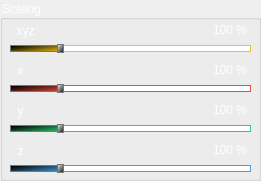
     <widget class="QGroupBox" name="scaleBox">
      <property name="geometry">
       <rect>
        <x>10</x>
        <y>290</y>
        <width>261</width>
        <height>181</height>
       </rect>
      </property>
      <property name="styleSheet">
       <string notr="true">color: rgb(255, 255, 255);
font: 100 italic 15pt &quot;Gill Sans&quot;;</string>
      </property>
      <property name="title">
       <string>Scaling</string>
      </property>
      <property name="alignment">
       <set>Qt::AlignLeading|Qt::AlignLeft|Qt::AlignVCenter</set>
      </property>
      <property name="flat">
       <bool>false</bool>
      </property>
      <property name="checkable">
       <bool>false</bool>
      </property>
      <widget class="QLabel" name="xs">
       <property name="geometry">
        <rect>
         <x>10</x>
         <y>60</y>
         <width>21</width>
         <height>21</height>
        </rect>
       </property>
       <property name="styleSheet">
        <string notr="true">color: rgb(255, 255, 255);
font: 100 italic 15pt &quot;Gill Sans&quot;;
background-color: none;</string>
       </property>
       <property name="text">
        <string>x</string>
       </property>
       <property name="alignment">
        <set>Qt::AlignCenter</set>
       </property>
      </widget>
      <widget class="QLabel" name="ys">
       <property name="geometry">
        <rect>
         <x>10</x>
         <y>100</y>
         <width>21</width>
         <height>21</height>
        </rect>
       </property>
       <property name="styleSheet">
        <string notr="true">color: rgb(255, 255, 255);
font: 100 italic 15pt &quot;Gill Sans&quot;;
background-color: none;</string>
       </property>
       <property name="text">
        <string>y</string>
       </property>
       <property name="alignment">
        <set>Qt::AlignCenter</set>
       </property>
      </widget>
      <widget class="QLabel" name="zs">
       <property name="geometry">
        <rect>
         <x>10</x>
         <y>140</y>
         <width>21</width>
         <height>21</height>
        </rect>
       </property>
       <property name="styleSheet">
        <string notr="true">color: rgb(255, 255, 255);
font: 100 italic 15pt &quot;Gill Sans&quot;;
background-color: none;</string>
       </property>
       <property name="text">
        <string>z</string>
       </property>
       <property name="alignment">
        <set>Qt::AlignCenter</set>
       </property>
      </widget>
      <widget class="QLineEdit" name="xScaleText">
       <property name="geometry">
        <rect>
         <x>210</x>
         <y>60</y>
         <width>41</width>
         <height>20</height>
        </rect>
       </property>
       <property name="styleSheet">
        <string notr="true">color: rgb(255, 255, 255);
border: none;
font: 100 italic 15pt &quot;Gill Sans&quot;;
background-color: rgba(64, 64, 64, 0);</string>
       </property>
       <property name="text">
        <string>100 %</string>
       </property>
       <property name="alignment">
        <set>Qt::AlignRight|Qt::AlignTrailing|Qt::AlignVCenter</set>
       </property>
      </widget>
      <widget class="QLineEdit" name="yScaleText">
       <property name="geometry">
        <rect>
         <x>210</x>
         <y>100</y>
         <width>41</width>
         <height>20</height>
        </rect>
       </property>
       <property name="styleSheet">
        <string notr="true">color: rgb(255, 255, 255);
border: none;
font: 100 italic 15pt &quot;Gill Sans&quot;;
background-color: rgba(64, 64, 64, 0);</string>
       </property>
       <property name="text">
        <string>100 %</string>
       </property>
       <property name="alignment">
        <set>Qt::AlignRight|Qt::AlignTrailing|Qt::AlignVCenter</set>
       </property>
      </widget>
      <widget class="QLineEdit" name="zScaleText">
       <property name="geometry">
        <rect>
         <x>210</x>
         <y>140</y>
         <width>41</width>
         <height>20</height>
        </rect>
       </property>
       <property name="styleSheet">
        <string notr="true">color: rgb(255, 255, 255);
border: none;
font: 100 italic 15pt &quot;Gill Sans&quot;;
background-color: rgba(64, 64, 64, 0);</string>
       </property>
       <property name="text">
        <string>100 %</string>
       </property>
       <property name="alignment">
        <set>Qt::AlignRight|Qt::AlignTrailing|Qt::AlignVCenter</set>
       </property>
      </widget>
      <widget class="QSlider" name="yScaleSlider">
       <property name="geometry">
        <rect>
         <x>10</x>
         <y>120</y>
         <width>241</width>
         <height>16</height>
        </rect>
       </property>
       <property name="styleSheet">
        <string notr="true">QSlider::groove:horizontal 
{
border: 1px solid #2ecc71;
background: none;
height: 5px;
border-radius: 5px;
}

QSlider::sub-page:horizontal 
{
background: qlineargradient(x1: 0, y1: 0,    x2: 0, y2: 1, stop: 0 #000, stop: 1 #2ecc71);
background: qlineargradient(x1: 0, y1: 0.2, x2: 1, y2: 1, stop: 0 #000, stop: 1 #2ecc71);
border: 1px solid #777;
height: 20px;
border-radius: 4px;
}

QSlider::add-page:horizontal 
{
background: #fff;
border: 1px solid #2ecc71;
height: 12px;
border-radius: 4px;
}

QSlider::handle:horizontal 
{
background: qlineargradient(x1:0, y1:0, x2:1, y2:1, stop:0 #fff, stop:1 #000);
border: 1px solid #777;
width: 5px;
margin-top: -2px;
margin-bottom: -2px;
border-radius: 4px;
}

QSlider::handle:horizontal:hover
{
background: qlineargradient(x1:0, y1:0, x2:1, y2:1, stop:0 #fff, stop:1 #000);
border: 1px solid #2ecc71;
border-radius: 4px;
}

QSlider::sub-page:horizontal:disabled 
{
background: #bbb;
border-color: #999;
}

QSlider::add-page:horizontal:disabled 
{
background: #eee;
border-color: #999;
}

QSlider::handle:horizontal:disabled 
{
background: #eee;
border: 1px solid #e74c3c;
border-radius: 4px;
}</string>
       </property>
       <property name="minimum">
        <number>1</number>
       </property>
       <property name="maximum">
        <number>500</number>
       </property>
       <property name="pageStep">
        <number>1</number>
       </property>
       <property name="value">
        <number>100</number>
       </property>
       <property name="sliderPosition">
        <number>100</number>
       </property>
       <property name="orientation">
        <enum>Qt::Horizontal</enum>
       </property>
       <property name="invertedAppearance">
        <bool>false</bool>
       </property>
       <property name="invertedControls">
        <bool>false</bool>
       </property>
       <property name="tickPosition">
        <enum>QSlider::TicksBothSides</enum>
       </property>
      </widget>
      <widget class="QSlider" name="zScaleSlider">
       <property name="geometry">
        <rect>
         <x>10</x>
         <y>160</y>
         <width>241</width>
         <height>16</height>
        </rect>
       </property>
       <property name="styleSheet">
        <string notr="true">QSlider::groove:horizontal 
{
border: 1px solid #44a0de;
background: none;
height: 5px;
border-radius: 5px;
}

QSlider::sub-page:horizontal 
{
background: qlineargradient(x1: 0, y1: 0,    x2: 0, y2: 1, stop: 0 #000, stop: 1 #44a0de);
background: qlineargradient(x1: 0, y1: 0.2, x2: 1, y2: 1, stop: 0 #000, stop: 1 #44a0de);
border: 1px solid #777;
height: 20px;
border-radius: 4px;
}

QSlider::add-page:horizontal 
{
background: #fff;
border: 1px solid #44a0de;
height: 12px;
border-radius: 4px;
}

QSlider::handle:horizontal 
{
background: qlineargradient(x1:0, y1:0, x2:1, y2:1, stop:0 #fff, stop:1 #000);
border: 1px solid #777;
width: 5px;
margin-top: -2px;
margin-bottom: -2px;
border-radius: 4px;
}

QSlider::handle:horizontal:hover
{
background: qlineargradient(x1:0, y1:0, x2:1, y2:1, stop:0 #fff, stop:1 #000);
border: 1px solid #44a0de;
border-radius: 4px;
}

QSlider::sub-page:horizontal:disabled 
{
background: #bbb;
border-color: #999;
}

QSlider::add-page:horizontal:disabled 
{
background: #eee;
border-color: #999;
}

QSlider::handle:horizontal:disabled 
{
background: #eee;
border: 1px solid #e74c3c;
border-radius: 4px;
}</string>
       </property>
       <property name="minimum">
        <number>1</number>
       </property>
       <property name="maximum">
        <number>500</number>
       </property>
       <property name="pageStep">
        <number>1</number>
       </property>
       <property name="value">
        <number>100</number>
       </property>
       <property name="sliderPosition">
        <number>100</number>
       </property>
       <property name="orientation">
        <enum>Qt::Horizontal</enum>
       </property>
       <property name="invertedAppearance">
        <bool>false</bool>
       </property>
       <property name="invertedControls">
        <bool>false</bool>
       </property>
       <property name="tickPosition">
        <enum>QSlider::TicksBothSides</enum>
       </property>
      </widget>
      <widget class="QSlider" name="xScaleSlider">
       <property name="geometry">
        <rect>
         <x>10</x>
         <y>80</y>
         <width>241</width>
         <height>16</height>
        </rect>
       </property>
       <property name="styleSheet">
        <string notr="true">QSlider::groove:horizontal 
{
border: 1px solid #e74c3c;
background: none;
height: 5px;
border-radius: 5px;
}

QSlider::sub-page:horizontal 
{
background: qlineargradient(x1: 0, y1: 0,    x2: 0, y2: 1, stop: 0 #000, stop: 1 #e74c3c);
background: qlineargradient(x1: 0, y1: 0.2, x2: 1, y2: 1, stop: 0 #000, stop: 1 #e74c3c);
border: 1px solid #777;
height: 20px;
border-radius: 4px;
}

QSlider::add-page:horizontal 
{
background: #fff;
border: 1px solid #e74c3c;
height: 12px;
border-radius: 4px;
}

QSlider::handle:horizontal 
{
background: qlineargradient(x1:0, y1:0, x2:1, y2:1, stop:0 #fff, stop:1 #000);
border: 1px solid #777;
width: 5px;
margin-top: -2px;
margin-bottom: -2px;
border-radius: 4px;
}

QSlider::handle:horizontal:hover
{
background: qlineargradient(x1:0, y1:0, x2:1, y2:1, stop:0 #fff, stop:1 #000);
border: 1px solid #e74c3c;
border-radius: 4px;
}

QSlider::sub-page:horizontal:disabled 
{
background: #bbb;
border-color: #999;
}

QSlider::add-page:horizontal:disabled 
{
background: #eee;
border-color: #999;
}

QSlider::handle:horizontal:disabled 
{
background: #eee;
border: 1px solid #e74c3c;
border-radius: 4px;
}</string>
       </property>
       <property name="minimum">
        <number>1</number>
       </property>
       <property name="maximum">
        <number>500</number>
       </property>
       <property name="pageStep">
        <number>1</number>
       </property>
       <property name="value">
        <number>100</number>
       </property>
       <property name="sliderPosition">
        <number>100</number>
       </property>
       <property name="orientation">
        <enum>Qt::Horizontal</enum>
       </property>
       <property name="invertedAppearance">
        <bool>false</bool>
       </property>
       <property name="invertedControls">
        <bool>false</bool>
       </property>
       <property name="tickPosition">
        <enum>QSlider::TicksBothSides</enum>
       </property>
      </widget>
      <widget class="QLineEdit" name="xyzScaleText">
       <property name="geometry">
        <rect>
         <x>210</x>
         <y>20</y>
         <width>41</width>
         <height>20</height>
        </rect>
       </property>
       <property name="styleSheet">
        <string notr="true">color: rgb(255, 255, 255);
border: none;
font: 100 italic 15pt &quot;Gill Sans&quot;;
background-color: rgba(64, 64, 64, 0);</string>
       </property>
       <property name="text">
        <string>100 %</string>
       </property>
       <property name="alignment">
        <set>Qt::AlignRight|Qt::AlignTrailing|Qt::AlignVCenter</set>
       </property>
      </widget>
      <widget class="QSlider" name="xyzScaleSlider">
       <property name="geometry">
        <rect>
         <x>10</x>
         <y>40</y>
         <width>241</width>
         <height>16</height>
        </rect>
       </property>
       <property name="styleSheet">
        <string notr="true">QSlider::groove:horizontal 
{
border: 1px solid #f1c40f;
background: none;
height: 5px;
border-radius: 5px;
}

QSlider::sub-page:horizontal 
{
background: qlineargradient(x1: 0, y1: 0,    x2: 0, y2: 1, stop: 0 #000, stop: 1 #f1c40f);
background: qlineargradient(x1: 0, y1: 0.2, x2: 1, y2: 1, stop: 0 #000, stop: 1 #f1c40f);
border: 1px solid #777;
height: 20px;
border-radius: 4px;
}

QSlider::add-page:horizontal 
{
background: #fff;
border: 1px solid #f1c40f;
height: 12px;
border-radius: 4px;
}

QSlider::handle:horizontal 
{
background: qlineargradient(x1:0, y1:0, x2:1, y2:1, stop:0 #fff, stop:1 #000);
border: 1px solid #777;
width: 5px;
margin-top: -2px;
margin-bottom: -2px;
border-radius: 4px;
}

QSlider::handle:horizontal:hover
{
background: qlineargradient(x1:0, y1:0, x2:1, y2:1, stop:0 #fff, stop:1 #000);
border: 1px solid #f1c40f;
border-radius: 4px;
}

QSlider::sub-page:horizontal:disabled 
{
background: #bbb;
border-color: #999;
}

QSlider::add-page:horizontal:disabled 
{
background: #eee;
border-color: #999;
}

QSlider::handle:horizontal:disabled 
{
background: #eee;
border: 1px solid #e74c3c;
border-radius: 4px;
}</string>
       </property>
       <property name="minimum">
        <number>1</number>
       </property>
       <property name="maximum">
        <number>500</number>
       </property>
       <property name="pageStep">
        <number>1</number>
       </property>
       <property name="value">
        <number>100</number>
       </property>
       <property name="sliderPosition">
        <number>100</number>
       </property>
       <property name="orientation">
        <enum>Qt::Horizontal</enum>
       </property>
       <property name="invertedAppearance">
        <bool>false</bool>
       </property>
       <property name="invertedControls">
        <bool>false</bool>
       </property>
       <property name="tickPosition">
        <enum>QSlider::TicksBothSides</enum>
       </property>
      </widget>
      <widget class="QLabel" name="xyzs">
       <property name="geometry">
        <rect>
         <x>10</x>
         <y>20</y>
         <width>31</width>
         <height>21</height>
        </rect>
       </property>
       <property name="styleSheet">
        <string notr="true">color: rgb(255, 255, 255);
font: 100 italic 15pt &quot;Gill Sans&quot;;
background-color: none;</string>
       </property>
       <property name="text">
        <string>xyz</string>
       </property>
       <property name="alignment">
        <set>Qt::AlignCenter</set>
       </property>
      </widget>
     </widget>
